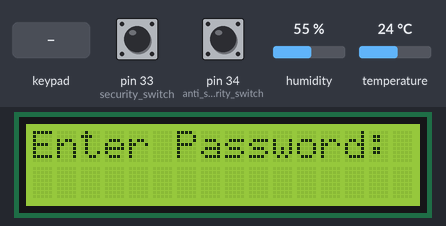
The sketch below on a simulated Arduino Mega 2560, built with avr-gcc and run on an emulated ATmega2560. On the bench: 16×2 character LCD. Inputs (shaded band) come from the test bench; at power-on: humidity 55 %, pin 34 (anti_security_switch) HIGH, pin 33 (security_switch) HIGH, temperature 24 °C.

Above: at 1.2 s.
1.3 s: keypad keys A 1 6 0 9 D pressed 0.4 s apart
At 5.0 s:
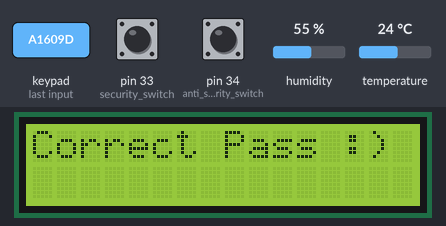
5.2 s: key 'D' pressed
At 6.8 s:
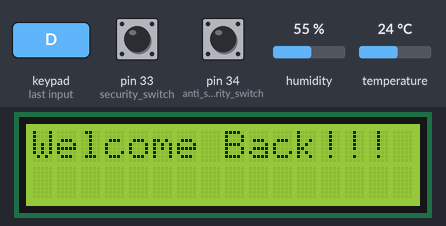
8.2 s: humidity set to 22 %
At 10.0 s:
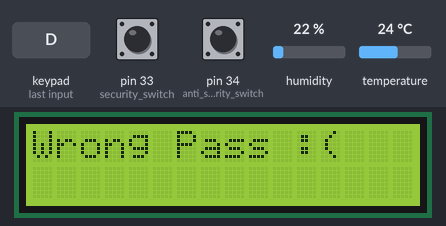
11.2 s: key '1' pressed
At 13.5 s:
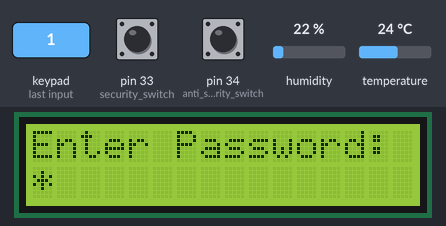
14.2 s: pin 34 (anti_security_switch) pulled LOW for 1 s
18.2 s: pin 33 (security_switch) pulled LOW for 0.15 s
Timing chart, 0 to 21.2 s (numbered marks = the images above; inputs shaded):
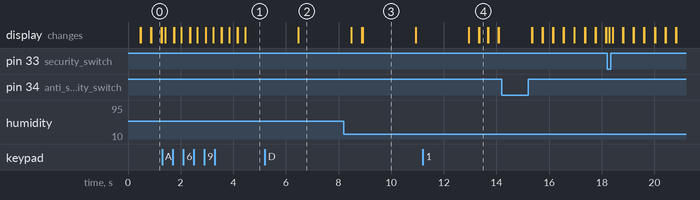

The sketch:

Door_Lock.ino
```cpp
#include <Keypad.h>
#include <LiquidCrystal_I2C.h>
#include <SimpleDHT.h>
#include <Wire.h>
LiquidCrystal_I2C lcd(0x27,16,2);
const byte ROWS = 4;
const byte COLS = 4;
char keys[ROWS][COLS] = {
  {'1','2','3','A'},
  {'4','5','6','B'},
  {'7','8','9','C'},
  {'*','0','#','D'}
};
byte rowPins[ROWS] = {32, 31, 30, 29}; //connect to the row pinouts of the keypad
byte colPins[COLS] = {28, 27, 26, 25}; //connect to the column pinouts of the keypad
Keypad keypad = Keypad( makeKeymap(keys), rowPins, colPins, ROWS, COLS );
char password[]="A1609";
int i=0,count=0,number=sizeof(password)-1;
char words[sizeof(password)-1];
#define security_switch 33
#define anti_security_switch 34
int pinDHT11 = 12;
SimpleDHT11 dht11(pinDHT11);
void setup()
{


  Serial.begin(9600);
  lcd.begin();
  pinMode(security_switch,INPUT_PULLUP);
  pinMode(anti_security_switch,INPUT_PULLUP);

}


void loop()
{
int security = digitalRead(security_switch);
int anti_security = digitalRead(anti_security_switch);
char key = keypad.getKey();
if (security == 1)
{
  lcd.clear();
  lcd.setCursor(0,0);
  lcd.print("Enter Password:  ");
}
if (key>='0'&&key!='D')
{
  lcd.setCursor(i, 1);
  lcd.print('*');
  words[i] = key;
  i++;
  delay(200);
}
if(key =='D')
    {
      if(i==number)
      {
        for(int j=0;j<number;j++)
        {
          if(words[j]==password[j])count++;
        }
        if(count==number)
        {
           right();
        }
        else
        {
           wrong();
        }
      }
      else
      {
           wrong();
      }
    }


if  (anti_security == 1)
{
  byte temperature = 0;
  byte humidity = 0;
  int err = SimpleDHTErrSuccess;
  if ((err = dht11.read(&temperature, &humidity, NULL)) != SimpleDHTErrSuccess)
  {
    Serial.print("Read DHT11 failed, err="); Serial.println(err);delay(1000);
    return;
  }
  lcd.begin();
  lcd.clear();
  lcd.print("tempature  "); lcd.print((int)temperature);
  lcd.setCursor(0, 1);
  lcd.print("humidity   ");  lcd.print((int)humidity);
  //delay(1000);

}
}


void wrong()
{
  lcd.clear();
  lcd.setCursor(0,0);
  lcd.print("Wrong Pass :(  ");
  delay(2000);
  lcd.clear();
  lcd.print("TRY AGAIN!!!  ");
  delay(2000);
  i=0;
  count=0;
  lcd.setCursor(0,0);
  lcd.print("Enter Password:  ");
  lcd.setCursor(0,1);
}

void right()
{
  lcd.clear();
  lcd.setCursor(0,0);
  lcd.print("Correct Pass :) ");
  delay(2000);
  lcd.clear();
  lcd.print("Welcome Back!!!");
  delay(2000);
  i=0;
  count=0;
  lcd.setCursor(0,0);
  lcd.print("Enter Password:   ");
  lcd.setCursor(0,1);
}
```

Measured:
- after the input at 1.3 s, the display: first changes after 0.12 s (image 1 shows a later state)
- after the input at 11.2 s, the display: first differs from a run without the input after 2.1 s (image 4)
- what the display in image 3 shows lasts 2.0 s, from 8.9 s to 10.9 s
